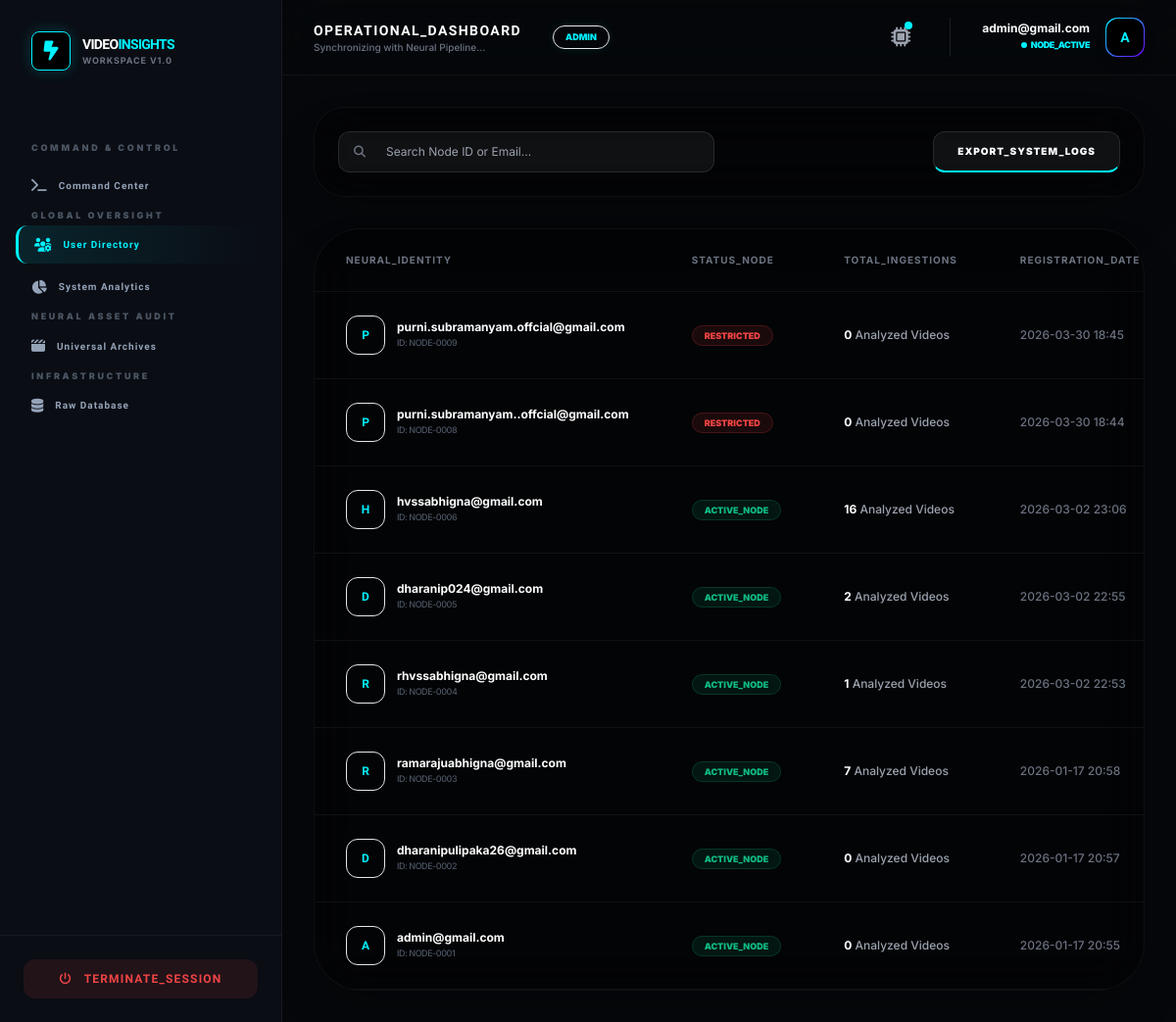
The app's page /analysis/admin/users/ (signed in) with its own data.
### accounts/models.py (models this page shows, shortened)
class User(AbstractUser):
    username = None
    email = models.EmailField(unique=True)
    ROLE_CHOICES = (
        ('admin', 'Admin'),
        ('user', 'User'),
    )
    role = models.CharField(max_length=10, choices=ROLE_CHOICES, default='user')
    is_verified = models.BooleanField(default=False)
    login_count = models.PositiveIntegerField(default=0)
    USERNAME_FIELD = 'email'
    REQUIRED_FIELDS = []
    objects = CustomUserManager()

### analysis/views.py (the view)
# urls.py: path('admin/users/', views.admin_user_management, name='admin_user_management'),
@user_passes_test(is_admin)
def admin_user_management(request):
    node_users = User.objects.annotate(
        video_count=Count('videoanalysis')
    ).order_by('-date_joined')
    return render(request, 'admin_user_management.html', {'node_users': node_users})

### analysis/views.py (called while the page is built)
def is_admin(user):
    return user.is_authenticated and user.role == 'admin'

### templates/admin_user_management.html (shortened to what this page needs)
{% extends "base2.html" %}
{% load i18n %}
{% block content %}
<div class="space-y-8 animate-fade-in">
    <div class="bg-black/40 border border-white/5 p-6 rounded-[2rem] backdrop-blur-xl flex flex-wrap justify-between items-center gap-4 shadow-2xl">
        <div class="relative w-full md:w-96">
            <i class="fa fa-search absolute left-4 top-1/2 -translate-y-1/2 text-gray-500 text-xs"></i>
            <input type="text" placeholder="Search Node ID or Email..." class="w-full bg-white/5 border border-white/10 rounded-xl py-3 pl-12 pr-4 text-xs text-white focus:outline-none focus:border-[var(--accent-cyan)] transition-all">
        </div>
        <button class="bg-white/5 border border-white/10 px-6 py-3 rounded-xl text-[10px] font-black uppercase text-white tracking-widest hover:bg-white/10 transition-all border-b-2 border-b-[var(--accent-cyan)]">Export_System_Logs</button>
    </div>
    <div class="bg-black/40 border border-white/5 rounded-[3rem] backdrop-blur-xl overflow-hidden shadow-2xl">
        <div class="overflow-x-auto">
            <table class="w-full text-left">
                <thead>
                    <tr class="text-[10px] font-black text-gray-500 uppercase tracking-widest border-b border-white/5">
                        <th class="px-8 py-6">Neural_Identity</th>
                        <th class="px-8 py-6">Status_Node</th>
                        <th class="px-8 py-6">Total_Ingestions</th>
                        <th class="px-8 py-6">Registration_Date</th>
                    </tr>
                </thead>
                <tbody class="text-xs font-medium">
                    {% for node_user in node_users %}
                    <tr class="border-b border-white/5 hover:bg-white/[0.02] transition-colors group">
                        <td class="px-8 py-6">
                            <div class="flex items-center gap-3">
                                <div class="w-10 h-10 rounded-xl bg-gradient-to-br from-[var(--accent-cyan)]/20 to-transparent border border-[var(--accent-cyan)]/30 flex items-center justify-center font-bold text-[var(--accent-cyan)] orbitron">{{ node_user.email|first|upper }}</div>
                                <div>
                                    <p class="text-white font-bold">{{ node_user.email }}</p>
                                    <p class="text-[9px] text-gray-600 uppercase tracking-tighter">ID: NODE-{{ node_user.id|stringformat:"04d" }}</p>
                                </div>
                            </div>
                        </td>
                        <td class="px-8 py-6">
                            {% if node_user.is_active %}
                                <span class="px-3 py-1 bg-emerald-500/10 text-emerald-500 rounded-full text-[9px] font-black uppercase border border-emerald-500/20">Active_Node</span>
                            {% else %}
                                <span class="px-3 py-1 bg-red-500/10 text-red-500 rounded-full text-[9px] font-black uppercase border border-red-500/20">Restricted</span>
                            {% endif %}
                        </td>
                        <td class="px-8 py-6 text-gray-400">
                            <span class="text-white font-bold">{{ node_user.video_count }}</span> Analyzed Videos
                        </td>
                        <td class="px-8 py-6 text-gray-500">{{ node_user.date_joined|date:"Y-m-d H:i" }}</td>
                    </tr>
                    {% endfor %}
                </tbody>
            </table>
        </div>
    </div>
</div>
{% endblock %}

### templates/base2.html (shortened to what this page needs)
<!DOCTYPE html>
<html lang="en">
<head>
    <script src="https://cdn.tailwindcss.com"></script>
    <link rel="stylesheet" href="https://cdnjs.cloudflare.com/ajax/libs/font-awesome/6.4.2/css/all.min.css">
</head>
<body class="min-h-screen flex">
<aside class="w-72 bg-[var(--sidebar-bg)] border-r border-white/5 hidden lg:flex flex-col sticky top-0 h-screen z-50">
    <div class="p-8">
        <a href="/" class="flex items-center gap-3">
            <div class="w-10 h-10 rounded-lg flex items-center justify-center bg-black border border-[var(--accent-cyan)] shadow-[0_0_15px_rgba(0,242,255,0.2)]">
                <i class="fa-solid fa-bolt-lightning text-xl text-[var(--accent-cyan)]"></i>
            </div>
            <div>
                <h2 class="orbitron text-sm font-black text-white tracking-tighter">VIDEO<span class="text-[var(--accent-cyan)]">INSIGHTS</span></h2>
                <p class="text-[9px] text-gray-500 uppercase tracking-widest font-bold">Workspace v1.0</p>
            </div>
        </a>
    </div>
    <nav class="flex-1 px-4 py-4 space-y-1 overflow-y-auto">
        {% if user.role == 'admin' %}
            {% include "partials/sidebar_admin.html" %}
        {% else %}
            {% include "partials/sidebar_user.html" %}
        {% endif %}
    </nav>
    <div class="p-6 border-t border-white/5">
        <a href="{% url 'logout' %}"
           class="flex items-center justify-center gap-3 px-4 py-3 rounded-xl bg-red-500/10 text-red-500 font-bold hover:bg-red-500 hover:text-white transition duration-300 orbitron text-xs tracking-widest">
            <i class="fa-solid fa-power-off"></i> TERMINATE_SESSION
        </a>
    </div>
</aside>
<div class="flex-1 flex flex-col min-w-0">
    <header class="bg-[var(--sidebar-bg)]/80 backdrop-blur-xl border-b border-white/5 sticky top-0 z-40 px-8 py-4 flex justify-between items-center">
        <div class="flex items-center gap-4">
             <div class="hidden sm:block">
                <h1 class="orbitron text-sm font-bold text-white tracking-widest uppercase">
                    {% block page_title %}Operational_Dashboard{% endblock page_title %}
                </h1>
                <p class="text-[10px] text-gray-500 font-medium">
                    {% block page_subtitle %}Synchronizing with Neural Pipeline...{% endblock page_subtitle %}
                </p>
             </div>
             <span class="bg-[var(--accent-cyan)]/10 text-[var(--accent-cyan)] text-[9px] uppercase font-black px-3 py-1 rounded-full ml-4 border border-[var(--accent-cyan)]/20 shadow-[0_0_10px_rgba(0,242,255,0.1)]">
                {{ user.role|default:"User" }}
             </span>
        </div>
        <div class="flex items-center gap-8">
            <div class="relative group">
                <button class="relative p-2 text-gray-400 hover:text-[var(--accent-cyan)] transition-colors">
                    <i class="fa-solid fa-microchip text-xl"></i>
                    <span class="absolute top-1.5 right-1.5 w-2 h-2 bg-[var(--accent-cyan)] rounded-full animate-pulse"></span>
                </button>
            </div>
            <div class="flex items-center gap-4 border-l border-white/10 pl-8">
                <div class="text-right hidden sm:block">
                    <p class="text-xs font-bold text-white leading-none mb-1">{{ user.email }}</p>
                    <p class="text-[9px] text-[var(--accent-cyan)] font-black uppercase flex items-center justify-end gap-1 tracking-tighter">
                        <span class="w-1.5 h-1.5 bg-[var(--accent-cyan)] rounded-full animate-ping"></span> NODE_ACTIVE
                    </p>
                </div>
                <div class="w-10 h-10 rounded-xl bg-gradient-to-br from-[var(--accent-cyan)] to-[var(--accent-purple)] p-[1px] shadow-lg">
                    <div class="w-full h-full bg-black rounded-xl flex items-center justify-center text-[var(--accent-cyan)] font-black orbitron text-sm">
                        {{ user.email|first|upper }}
                    </div>
                </div>
            </div>
        </div>
    </header>
    <main class="flex-1 p-8 overflow-y-auto">
        <div class="max-w-7xl mx-auto animate-fade-in">
            {% block content %}{% endblock content %}
        </div>
    </main>
</div>
</body>
</html>

### templates/base2.html (style rules this page uses)
:root { --bg-workspace: #05070a; --sidebar-bg: #0a0d14; --accent-cyan: #00f2ff; --accent-purple: #7000ff; --card-dark: #10141d; }
body { font-family: 'Inter', sans-serif; background-color: var(--bg-workspace); color: #e2e8f0; }
.orbitron { font-family: 'Orbitron', sans-serif; }
.animate-fade-in { animation: fadeIn 0.3s ease-out; }

### records on screen
User: role "ADMIN", email "admin@gmail.com", email|first "A", id "0001", is_active "ACTIVE_NODE", video_count "0", date_joined "2026-01-17 20:55"
User: email|first "P", email "purni.subramanyam.offcial@gmail.com", id "0009", is_active "RESTRICTED", video_count "0", date_joined "2026-03-30 18:45"
User: email|first "P", email "purni.subramanyam..offcial@gmail.com", id "0008", is_active "RESTRICTED", video_count "0", date_joined "2026-03-30 18:44"
User: email|first "H", email "hvssabhigna@gmail.com", id "0006", is_active "ACTIVE_NODE", video_count "16", date_joined "2026-03-02 23:06"
User: email|first "D", email "dharanip024@gmail.com", id "0005", is_active "ACTIVE_NODE", video_count "2", date_joined "2026-03-02 22:55"
User: email|first "R", email "rhvssabhigna@gmail.com", id "0004", is_active "ACTIVE_NODE", video_count "1", date_joined "2026-03-02 22:53"
User: email|first "R", email "ramarajuabhigna@gmail.com", id "0003", is_active "ACTIVE_NODE", video_count "7", date_joined "2026-01-17 20:58"
User: email|first "D", email "dharanipulipaka26@gmail.com", id "0002", is_active "ACTIVE_NODE", video_count "0", date_joined "2026-01-17 20:57"
